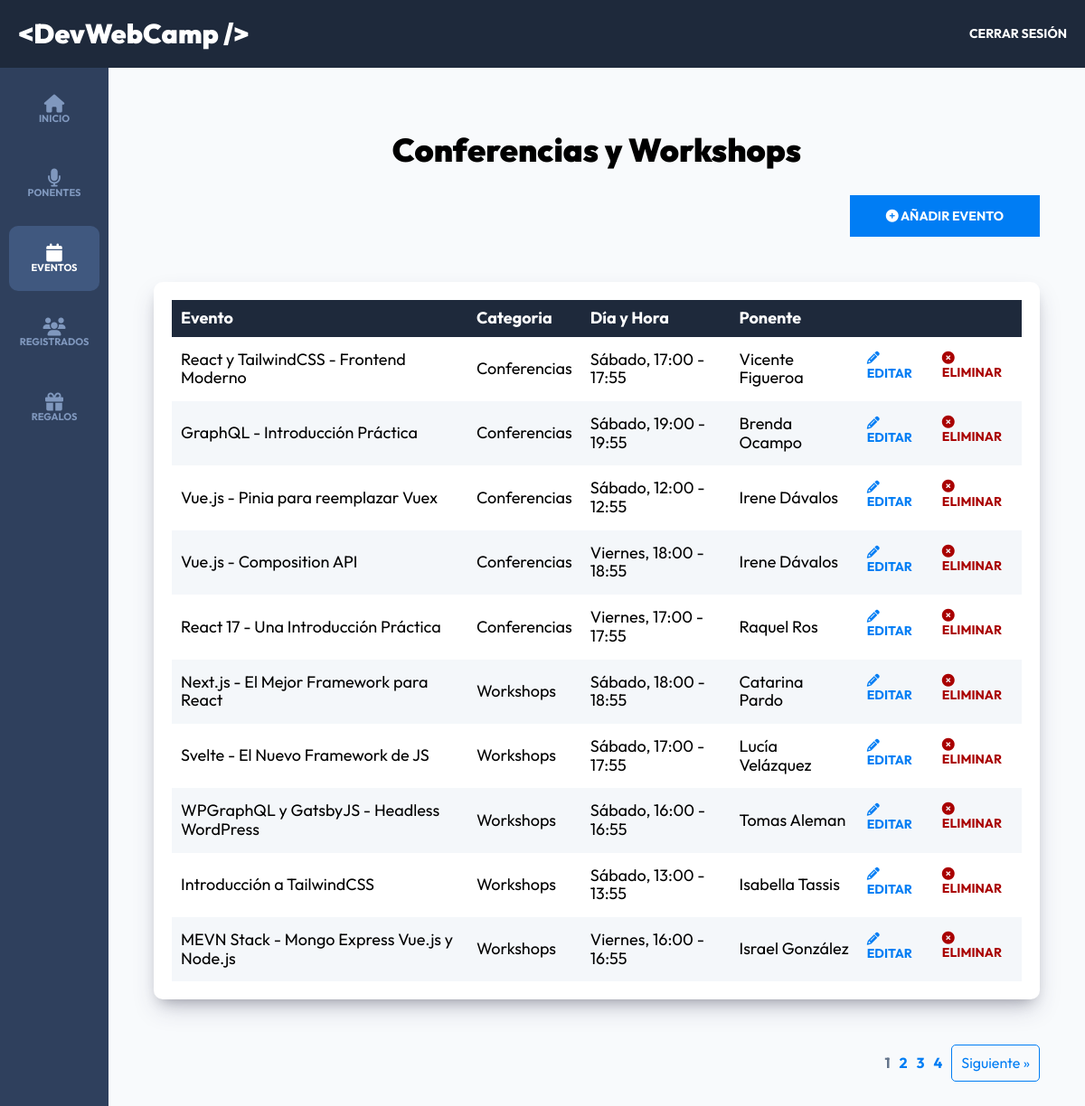
/admin/eventos?page=1 (signed in), run on the app's committed database.
### tables this page shows
CREATE TABLE `eventos` (
  `id` int NOT NULL AUTO_INCREMENT,
  `nombre` varchar(120) DEFAULT NULL,
  `descripcion` text,
  `disponibles` int DEFAULT NULL,
  `categoria_id` int NOT NULL,
  `dia_id` int NOT NULL,
  `hora_id` int NOT NULL,
  `ponente_id` int NOT NULL,
  PRIMARY KEY (`id`),
  KEY `fk_eventos_categorias_idx` (`categoria_id`),
  KEY `fk_eventos_dias1_idx` (`dia_id`),
  KEY `fk_eventos_horas1_idx` (`hora_id`),
  KEY `fk_eventos_ponentes1_idx` (`ponente_id`),
  CONSTRAINT `fk_eventos_categorias` FOREIGN KEY (`categoria_id`) REFERENCES `categorias` (`id`),
  CONSTRAINT `fk_eventos_dias1` FOREIGN KEY (`dia_id`) REFERENCES `dias` (`id`),
  CONSTRAINT `fk_eventos_horas1` FOREIGN KEY (`hora_id`) REFERENCES `horas` (`id`),
  CONSTRAINT `fk_eventos_ponentes1` FOREIGN KEY (`ponente_id`) REFERENCES `ponentes` (`id`)
);

CREATE TABLE `categorias` (
  `id` int NOT NULL AUTO_INCREMENT,
  `nombre` varchar(45) DEFAULT NULL,
  PRIMARY KEY (`id`)
);

CREATE TABLE `dias` (
  `id` int NOT NULL AUTO_INCREMENT,
  `nombre` varchar(15) DEFAULT NULL,
  PRIMARY KEY (`id`)
);

CREATE TABLE `horas` (
  `id` int NOT NULL AUTO_INCREMENT,
  `hora` varchar(13) DEFAULT NULL,
  PRIMARY KEY (`id`)
);

CREATE TABLE `ponentes` (
  `id` int NOT NULL AUTO_INCREMENT,
  `nombre` varchar(40) DEFAULT NULL,
  `apellido` varchar(40) DEFAULT NULL,
  `ciudad` varchar(20) DEFAULT NULL,
  `pais` varchar(20) DEFAULT NULL,
  `imagen` varchar(32) DEFAULT NULL,
  `tags` varchar(120) DEFAULT NULL,
  `redes` text,
  PRIMARY KEY (`id`)
);

### controllers/EventosController.php (called while the page is built, shortened)
<?php
class EventosController {
    public static function index(Router $router){
        $pagina_actual=$_GET['page'];
        $pagina_actual=filter_var($pagina_actual,FILTER_VALIDATE_INT);
        $por_pagina=10;
        $total= Evento::total();
        $paginacion= new Paginacion($pagina_actual,$por_pagina,$total);
        $eventos= Evento::paginar($por_pagina,$paginacion->offset());
        foreach($eventos as $evento){
            $evento->categoria= Categoria::find($evento->categoria_id);
            $evento->dia= Dia::find($evento->dia_id);
            $evento->hora= Hora::find($evento->hora_id);
            $evento->ponente= Ponente::find($evento->ponente_id);
        }
        $router->render('admin/eventos/index',[
            'titulo'=>'Conferencias y Workshops',
            'eventos'=>$eventos,
            'paginacion'=>$paginacion->paginacion(),
        ]);
    }
}

### public/index.php (called while the page is built, shortened)
<?php
$router = new Router();
$router->get('/login', [AuthController::class, 'login']);
$router->post('/login', [AuthController::class, 'login']);
$router->post('/logout', [AuthController::class, 'logout']);
$router->get('/registro', [AuthController::class, 'registro']);
$router->post('/registro', [AuthController::class, 'registro']);
$router->get('/olvide', [AuthController::class, 'olvide']);
$router->post('/olvide', [AuthController::class, 'olvide']);
$router->get('/reestablecer', [AuthController::class, 'reestablecer']);
$router->post('/reestablecer', [AuthController::class, 'reestablecer']);
$router->get('/mensaje', [AuthController::class, 'mensaje']);
$router->get('/confirmar-cuenta', [AuthController::class, 'confirmar']);
$router->get('/admin/dashboard', [DashboardController::class, 'index']);
$router->get('/admin/ponentes', [PonentesController::class, 'index']);
$router->get('/admin/ponentes/crear', [PonentesController::class, 'crear']);
$router->post('/admin/ponentes/crear', [PonentesController::class, 'crear']);
$router->get('/admin/ponentes/editar', [PonentesController::class, 'editar']);
$router->post('/admin/ponentes/editar', [PonentesController::class, 'editar']);
$router->post('/admin/ponentes/eliminar', [PonentesController::class, 'eliminar']);
$router->get('/admin/eventos', [EventosController::class, 'index']);
$router->get('/admin/eventos/crear', [EventosController::class, 'crear']);
$router->post('/admin/eventos/crear', [EventosController::class, 'crear']);
$router->get('/admin/eventos/editar', [EventosController::class, 'editar']);
$router->post('/admin/eventos/editar', [EventosController::class, 'editar']);
$router->post('/admin/eventos/eliminar', [EventosController::class, 'eliminar']);
$router->get('/api/eventos-horario', [APIEventos::class, 'index']);
$router->get('/api/ponentes', [APIPonentes::class, 'index']);
$router->get('/api/ponente', [APIPonentes::class, 'ponente']);
$router->get('/api/regalos', [APIRegalos::class, 'index']);
$router->get('/admin/registrados', [RegistradosController::class, 'index']);
$router->get('/admin/regalos', [RegalosController::class, 'index']);
$router->get('/finalizar-registro', [RegistroController::class, 'crear']);
$router->post('/finalizar-registro/gratis', [RegistroController::class, 'gratis']);
$router->post('/finalizar-registro/pagar', [RegistroController::class, 'pagar']);
$router->get('/finalizar-registro/conferencias', [RegistroController::class, 'conferencias']);
$router->post('/finalizar-registro/conferencias', [RegistroController::class, 'conferencias']);
$router->get('/boleto', [RegistroController::class, 'boleto']);
$router->get('/', [PaginasController::class, 'index']);
$router->get('/devwebcamp', [PaginasController::class, 'evento']);
$router->get('/paquetes', [PaginasController::class, 'paquetes']);
$router->get('/workshops-conferencias', [PaginasController::class, 'conferencias']);
$router->get('/404', [PaginasController::class, 'error']);
$router->comprobarRutas();

### models/ActiveRecord.php (called while the page is built, shortened)
<?php
class ActiveRecord {
    protected static $db;
    protected static $tabla = '';
    public static function setDB($database) {
        self::$db = $database;
    }
    public static function consultarSQL($query) {
        $resultado = self::$db->query($query);
        $array = [];
        while($registro = $resultado->fetch_assoc()) {
            $array[] = static::crearObjeto($registro);
        }
        return $array;
    }
    protected static function crearObjeto($registro) {
        $objeto = new static;
        foreach($registro as $key => $value ) {
            if(property_exists( $objeto, $key  )) {
                $objeto->$key = $value;
            }
        }
        return $objeto;
    }
    public static function find($id) {
        $query = "SELECT * FROM " . static::$tabla  ." WHERE id = ${id}";
        $resultado = self::consultarSQL($query);
        return array_shift( $resultado ) ;
    }
    public static function paginar($por_pagina, $offset) {
        $query = "SELECT * FROM " . static::$tabla . " ORDER BY id DESC LIMIT ${por_pagina} OFFSET ${offset}" ;
        $resultado = self::consultarSQL($query);
        return $resultado ;
    }
    public static function total($columna = '', $valor = '') {
        $query = "SELECT COUNT(*) FROM " . static::$tabla;
        $resultado = self::$db->query($query);
        $total= $resultado->fetch_array();
        return array_shift($total);
    }
}

### views/admin/eventos/index.php (the view, shortened to what this page needs)
<h2 class="dashboard__heading"><?php echo $titulo;?></h2>
<div class="dashboard__contenedor-boton">
    <a class="dashboard__boton" href="/admin/eventos/crear">
        <i class="fa-solid fa-circle-plus"></i>
        Añadir Evento
    </a>
</div>
<div class="dashboard__contenedor">
<?php if(!empty($eventos)){?>
    <table class="table">
        <thead class="table__thead">
            <tr>
                <th scope="col" class="table__th">Evento</th>
                <th scope="col" class="table__th">Categoria</th>
                <th scope="col" class="table__th">Día y Hora</th>
                <th scope="col" class="table__th">Ponente</th>
                <th scope="col" class="table__th"></th>
            </tr>
        </thead>
        <tbody>
            <div class="table__tbody">
            <?php foreach($eventos as $evento):?>
                <tr class="table__tr">
                    <td class="table__td">
                        <?php echo $evento->nombre; ?>
                    </td>
                    <td class="table__td">
                        <?php echo $evento->categoria->nombre; ?>
                    </td>
                    <td class="table__td">
                        <?php echo $evento->dia->nombre . ', ' . $evento->hora->hora; ?>
                    </td>
                    <td class="table__td">
                        <?php echo $evento->ponente->nombre . ' '. $evento->ponente->apellido; ?>
                    </td>
                    <td class="table__td--acciones">
                        <a class="table__accion table__accion--editar" href="/admin/eventos/editar?id=<?php echo $evento->id; ?>">
                        <i class="fa-solid fa-pencil"></i>
                        Editar
                    </a>
                    <form method="POST" action="/admin/eventos/eliminar" class="table__formulario">
                        <button class="table__accion table__accion--eliminar" type="submit">
                            <i class="fa-solid fa-circle-xmark"></i>
                            Eliminar
                        </button>
                    </form>
                    </td>
                </tr>
                <?php endforeach;?>
            </div>
        </tbody>
    </table>
    <?php }else{?>
        <p class="text-center">No Hay Eventos Aún</p>
    <?php };?>
</div>
<?php echo $paginacion;?>

### public/build/css/app.css (style rules this page uses)
html { line-height: 1.15; -webkit-text-size-adjust: 100%; }
body { margin: 0; }
a { background-color: transparent; }
button, input, optgroup, select, textarea { font-family: inherit; font-size: 100%; line-height: 1.15; margin: 0; }
button, input { overflow: visible; }
button, select { text-transform: none; }
button, [type=button], [type=reset], [type=submit] { -webkit-appearance: button; }
html { font-size: 62.5%; box-sizing: border-box; height: 100%; }
*, *:before, *:after { box-sizing: inherit; }
body { font-family: "Outfit", sans-serif; font-size: 1.8rem; }
a { text-decoration: none; }
h1, h2, h3 { font-family: "Outfit", sans-serif; font-weight: 900; margin: 2rem 0; }
h2 { font-size: 3.6rem; }
[class$=__heading] { font-family: "Outfit", sans-serif; font-weight: 900; margin: 2rem 0; margin: 6rem 0 3rem 0; text-align: center; }
.dashboard { height: 100%; display: flex; flex-direction: column; background-color: #F8FAFC; }
@media (min-width: 768px) { .dashboard__contenedor-boton { display: flex; justify-content: flex-end; margin-bottom: 5rem; } }
.dashboard__boton { background-color: #007df4; padding: 1.5rem 4rem; color: #FFFFFF; font-size: 1.8rem; font-weight: 700; border: none; transition-property: background-color; transition-duration: 0.3s; text-align: center; width: 100%; display: inline-block; text-transform: uppercase; font-size: 1.4rem; }
@media (min-width: 768px) { .dashboard__boton { width: auto; } }
.dashboard__contenedor, .dashboard__formulario { box-shadow: rgba(50, 50, 93, 0.25) 0px 13px 27px -5px, rgba(0, 0, 0, 0.3) 0px 8px 16px -8px; background-color: #FFFFFF; padding: 2rem; border-radius: 1rem; }
.table { width: 100%; border-collapse: collapse; }
.table__thead { background-color: #1E293B; color: #FFFFFF; }
.table__th { padding: 1rem; text-align: left; }
.table__tr:nth-of-type(even) { background-color: #f4f7fa; }
.table__td, .table__td--acciones { padding: 1.5rem 1rem; }
.table__td--acciones { display: flex; justify-content: flex-end; gap: 2rem; align-items: center; }
.table__accion { all: unset; text-transform: uppercase; font-size: 1.4rem; font-weight: 700; }
.table__accion--editar { color: #007df4; }
.table__accion--eliminar { color: rgb(169, 0, 0); }

### data on the page
eventos: nombre "React y TailwindCSS - Frontend Moderno", categoria.nombre "Conferencias", dia.nombre "Sábado", hora.hora "17:00 - 17:55", ponente.nombre "Vicente", ponente.apellido "Figueroa"
eventos: nombre "GraphQL - Introducción Práctica", categoria.nombre "Conferencias", dia.nombre "Sábado", hora.hora "19:00 - 19:55", ponente.nombre "Brenda", ponente.apellido "Ocampo"
eventos: nombre "Vue.js - Pinia para reemplazar Vuex", categoria.nombre "Conferencias", dia.nombre "Sábado", hora.hora "12:00 - 12:55", ponente.nombre "Irene", ponente.apellido "Dávalos"
eventos: nombre "Vue.js - Composition API", categoria.nombre "Conferencias", dia.nombre "Viernes", hora.hora "18:00 - 18:55", ponente.nombre "Irene", ponente.apellido "Dávalos"
eventos: nombre "React 17 - Una Introducción Práctica", categoria.nombre "Conferencias", dia.nombre "Viernes", hora.hora "17:00 - 17:55", ponente.nombre "Raquel", ponente.apellido "Ros"
eventos: nombre "Next.js - El Mejor Framework para React", categoria.nombre "Workshops", dia.nombre "Sábado", hora.hora "18:00 - 18:55", ponente.nombre "Catarina", ponente.apellido "Pardo"
eventos: nombre "Svelte - El Nuevo Framework de JS", categoria.nombre "Workshops", dia.nombre "Sábado", hora.hora "17:00 - 17:55", ponente.nombre "Lucía", ponente.apellido "Velázquez"
eventos: nombre "WPGraphQL y GatsbyJS - Headless WordPress", categoria.nombre "Workshops", dia.nombre "Sábado", hora.hora "16:00 - 16:55", ponente.nombre "Tomas", ponente.apellido "Aleman"
eventos: nombre "Introducción a TailwindCSS", categoria.nombre "Workshops", dia.nombre "Sábado", hora.hora "13:00 - 13:55", ponente.nombre "Isabella", ponente.apellido "Tassis"
eventos: nombre "MEVN Stack - Mongo Express Vue.js y Node.js", categoria.nombre "Workshops", dia.nombre "Viernes", hora.hora "16:00 - 16:55", ponente.nombre "Israel", ponente.apellido "González"

### other printed values
$titulo "Conferencias y Workshops"
